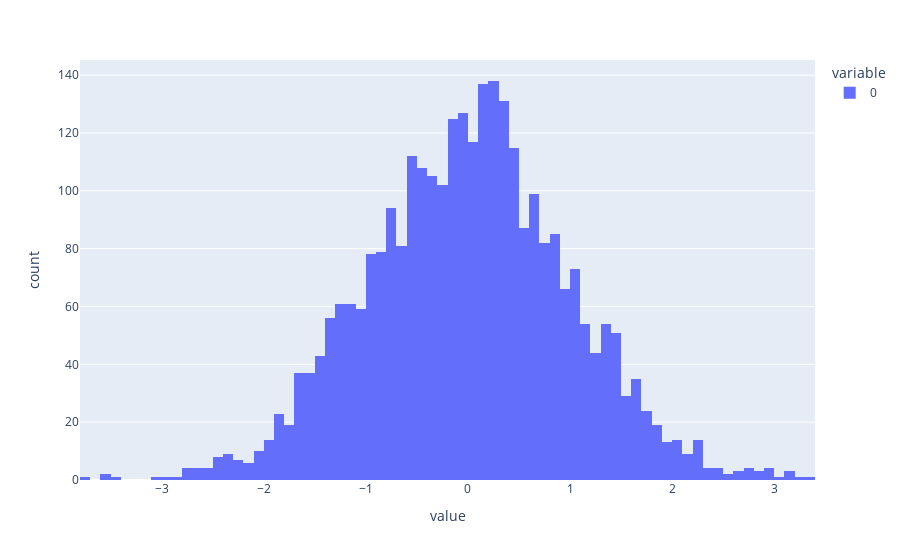

Write notebook code for a chart like this one.
### Code cell
px.histogram(v[:, 0])

### Figure 1 — Plotly figure (JSON) as saved in the notebook; plotly's stock layout.template omitted (floating-point values rounded to 4 significant figures; data arrays with more than 128 entries replaced by an {"elided": "..."} marker saying what was removed)
{"data": [{"alignmentgroup": "True", "bingroup": "x", "hovertemplate": "variable=0<br>value=%{x}<br>count=%{y}<extra></extra>", "legendgroup": "0", "marker": {"color": "#636efa", "pattern": {"shape": ""}}, "name": "0", "offsetgroup": "0", "orientation": "v", "showlegend": true, "type": "histogram", "x": {"elided": "3000 float values"}, "xaxis": "x", "yaxis": "y"}], "layout": {"barmode": "relative", "legend": {"title": {"text": "variable"}, "tracegroupgap": 0}, "margin": {"t": 60}, "xaxis": {"anchor": "y", "domain": [0, 1], "title": {"text": "value"}}, "yaxis": {"anchor": "x", "domain": [0, 1], "title": {"text": "count"}}}}
